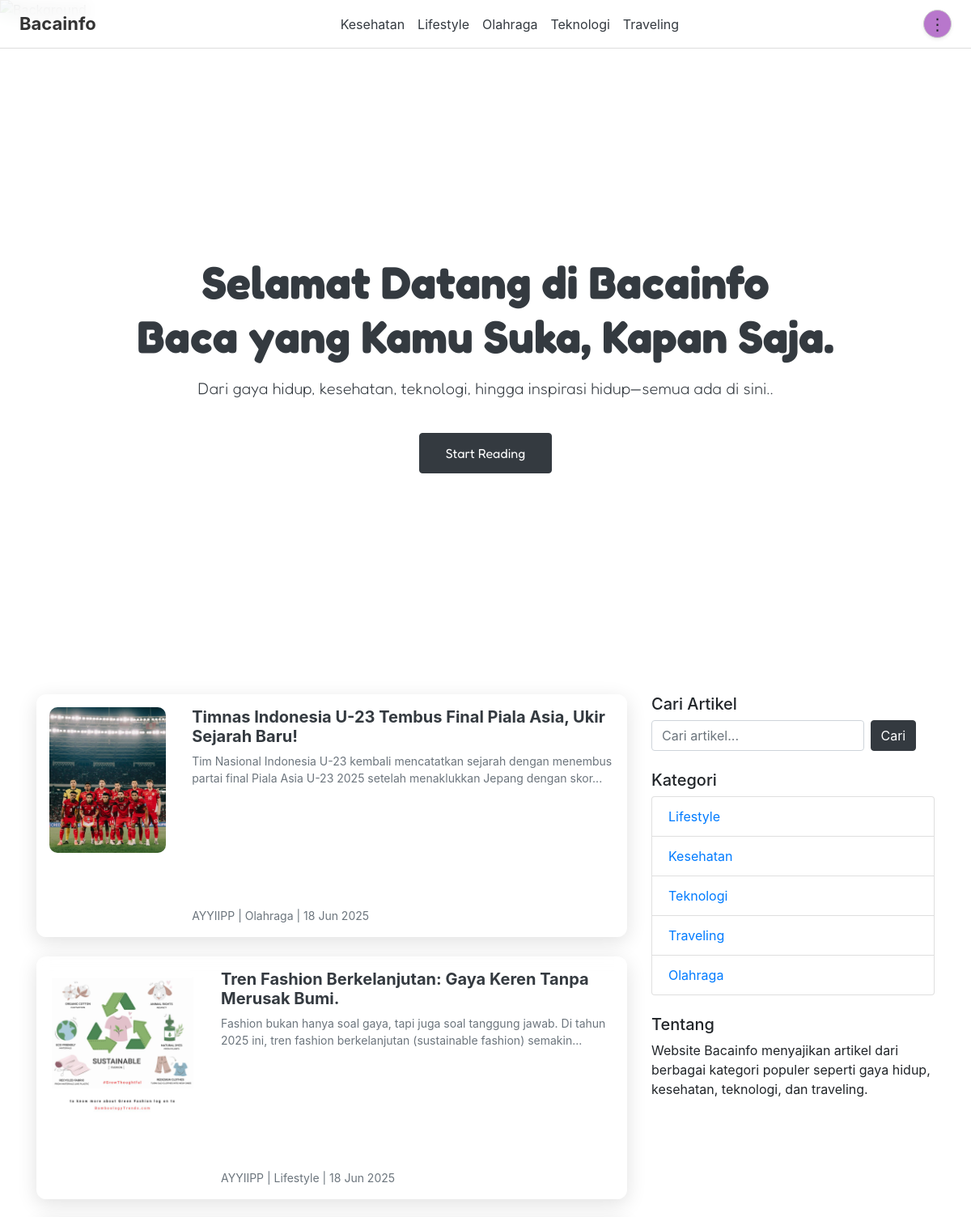
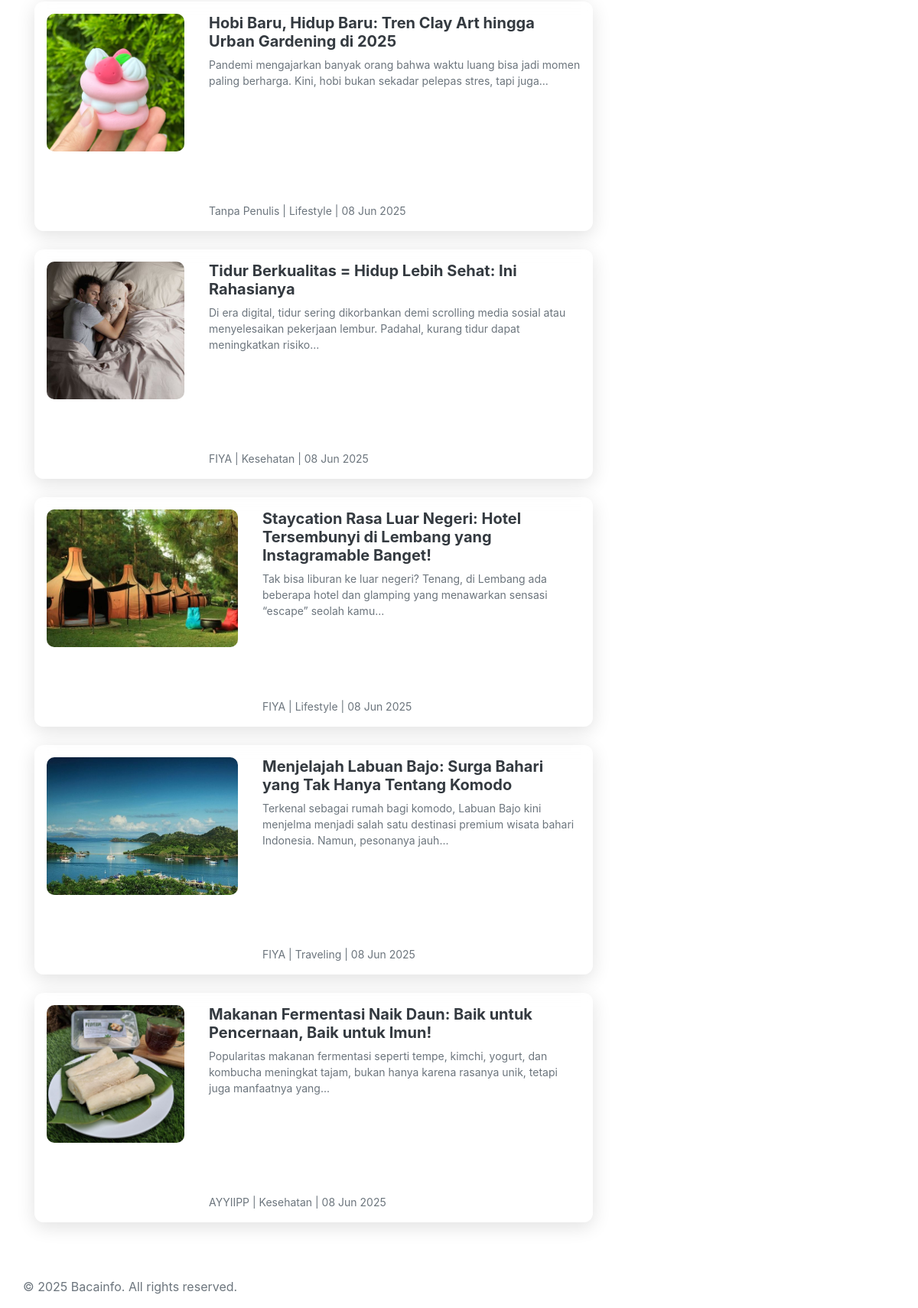
Screenshot of /UASWEB/index.php with the database file from the repository (2 pictures, top to bottom).
### tables this page shows
CREATE TABLE `category` (
  `id` int NOT NULL,
  `nama` varchar(100) DEFAULT NULL,
  `description` text
);

CREATE TABLE `article` (
  `id` int NOT NULL,
  `date` varchar(20) DEFAULT NULL,
  `title` varchar(255) DEFAULT NULL,
  `content` text,
  `picture` varchar(255) DEFAULT NULL
);

### UASWEB/index.php (the view, shortened to what this page needs)
  <?php
  include("koneksi.php");
  ?>
  <!DOCTYPE html>
  <html lang="en">
  <head>
    <link rel="stylesheet" href="https://cdn.jsdelivr.net/npm/bootstrap@4.6.2/dist/css/bootstrap.min.css">
    <link href="https://cdn.jsdelivr.net/npm/bootstrap-icons@1.10.5/font/bootstrap-icons.css" rel="stylesheet">
    <link rel="stylesheet" href="emm.css?v=2">
  </head>
  <body>
<div class="background-wrapper">
  <img src="img/bgkategori.jpg" alt="Background">
</div>
<div class="overlay">
<div class="fixed-navbar d-flex justify-content-between align-items-center px-4" style="background: rgba(255,255,255,0.8); backdrop-filter: blur(10px); height: 60px; z-index: 1000;">
<div class="font-weight-bold" style="font-size: 22px; color: #333;">
    Bacainfo
  </div>
  <div class="d-flex flex-wrap justify-content-center align-items-center">
    <?php
    $kategori_nav = mysqli_query($koneksi, "SELECT * FROM category ORDER BY nama ASC");
    while ($k = mysqli_fetch_assoc($kategori_nav)) {
      echo '<a href="kategori.php?kategori=' . urlencode($k['nama']) . '" class="nav-link text-dark px-2">' . htmlspecialchars($k['nama']) . '</a>';
    }
    ?>
  </div>
  <div class="d-flex align-items-center">
    <div class="dropdown">
      <button class="btn btn-sm shadow-sm" type="button" id="dropdownMenuButton" data-toggle="dropdown" aria-haspopup="true" aria-expanded="false"
        style="background-color:rgb(184, 119, 204); border: 1px solid #ccc; border-radius: 50%; font-size: 20px; width: 35px; height: 35px; display: flex; align-items: center; justify-content: center;">
        &#8942;
      </button>
    </div>
  </div>
</div>
<section class="hero-section text-dark text-center py-5" style="background-color: transparent; font-family: 'Fredoka', sans-serif;">
  <div class="container hero-content">
    <h1 class="display-4 font-weight-bold" style="font-weight: 600;">
      Selamat Datang di Bacainfo<br>Baca yang Kamu Suka, Kapan Saja.
    </h1>
    <p class="lead mt-3" style="font-size: 1.25rem;">
      Dari gaya hidup, kesehatan, teknologi, hingga inspirasi hidup—semua ada di sini..
    </p>
    <a href="seluruh_artikel.php" class="btn btn-dark mt-4" style="padding: 0.75rem 2rem; font-size: 1rem;">
      Start Reading
    </a>
  </div>
</section>
  <div class="container mt-5">
    <div class="row" id="start-reading-section">
      <div class="col-md-8">
        <?php
        $sql = "SELECT a.*,
                GROUP_CONCAT(DISTINCT au.nickname SEPARATOR ', ') AS author,
                GROUP_CONCAT(DISTINCT c.nama SEPARATOR ', ') AS category
                FROM article a
                LEFT JOIN article_author aa ON a.id = aa.article_id
                LEFT JOIN author au ON aa.author_id = au.id
                LEFT JOIN article_category ac ON a.id = ac.article_id
                LEFT JOIN category c ON ac.category_id = c.id
                GROUP BY a.id
                ORDER BY a.date DESC
                LIMIT 7";
        $hasil = mysqli_query($koneksi, $sql);
        if (mysqli_num_rows($hasil) > 0) {
          while ($row = mysqli_fetch_assoc($hasil)) {
            $wordLimit = 20;
            $words = explode(" ", strip_tags($row["content"]));
            $artikel = implode(" ", array_slice($words, 0, $wordLimit));
            $image = !empty($row['picture']) ? 'img/' . $row['picture'] : 'img/default.jpg';
        ?>
        <div class="article-card horizontal mb-4">
          <img src="<?= $image ?>" alt="Gambar Artikel">
          <div class="pl-3 d-flex flex-column justify-content-between">
            <div>
              <h5 class="mb-2">
                <a href="berita.php?id=<?= $row['id']; ?>" class="text-dark font-weight-bold" style="text-decoration:none;">
                  <?= $row['title']; ?>
                </a>
              </h5>
              <p class="text-muted small mb-2"><?= $artikel ?>...</p>
            </div>
            <div class="text-muted small">
              <?= $row['author'] ?? 'Tanpa Penulis'; ?> |
              <?= $row['category'] ?? 'Tanpa Kategori'; ?> |
              <?= date('d M Y', strtotime($row['date'])); ?>
            </div>
          </div>
        </div>
        <?php
          }
        }
        ?>
      </div>
<div class="col-md-4">
  <div class="mb-4">
    <h5>Cari Artikel</h5>
    <form action="search.php" method="GET" class="form-inline">
      <input type="text" name="keyword" class="form-control mr-2 w-75" placeholder="Cari artikel...">
      <button type="submit" class="btn btn-dark">Cari</button>
    </form>
  </div>
  <div class="mb-4">
    <h5>Kategori</h5>
    <ul class="list-group">
      <?php
      $kategori = mysqli_query($koneksi, "SELECT * FROM category");
      while ($k = mysqli_fetch_assoc($kategori)) {
        echo "<li class='list-group-item'><a href='kategori.php?kategori=" . urlencode($k['nama']) . "'>" . $k['nama'] . "</a></li>";
      }
      ?>
    </ul>
  </div>
  <div class="mb-4">
    <h5>Tentang</h5>
    <p>Website Bacainfo menyajikan artikel dari berbagai kategori populer seperti gaya hidup, kesehatan, teknologi, dan traveling.</p>
  </div>
</div>
  <footer class="text-center mt-5 mb-3 text-muted">
    &copy; <?= date('Y') ?> Bacainfo. All rights reserved.
  </footer>
  </div>
  </body>
  </html>

### UASWEB/emm.css (style rules this page uses)
.hero-section { height: 90vh !important; min-height: 400px; position: relative; color: rgb(242, 242, 242); display: flex; align-items: center; justify-content: center; text-align: center; }
.hero-section::before { content: ""; position: absolute; top: 0; left: 0; width: 100%; height: 100%; background: rgba(255, 255, 255, 0.2); backdrop-filter: blur(6px); z-index: 1; }
.hero-content { position: relative; z-index: 2; }
.article-card { min-height: 300px; padding: 16px; position:relative; display:flex; flex-direction:column; overflow:hidden; background:rgba(255,255,255,0.08); border:1px solid rgba(255,255,255,0.22); border-radius:18px; backdrop-filter:blur(14px); -webkit-backdrop-filter:blur(14px); box-shadow:0 6px 24px rgba(0,0,0,0.12); transition:transform .35s ease, box-shadow .35s ease; }
.article-card::before { content:""; position:absolute; inset:0; background:linear-gradient(135deg, rgba(255,255,255,0.25) 0%, rgba(255,255,255,0.05) 60%); pointer-events:none; opacity:0; transition:opacity .4s ease; }
.article-card img { width: 160px; height: 110px; object-fit: cover; border-radius: 10px 0 0 10px; }
.article-card { background-color: #b49fc2; border-radius: 10px; padding: 15px; display: flex; flex-direction: column; height: 100%; position: relative; }
.article-card.horizontal { max-height: 140px; overflow: hidden; }
.article-card.horizontal img { width: 220px; height: 140px; object-fit: cover; }
.article-card.horizontal { display: flex; flex-direction: row; align-items: stretch; background: rgba(255,255,255,0.1); padding: 15px; border-radius: 12px; gap: 16px; backdrop-filter: blur(10px); -webkit-backdrop-filter: blur(10px); transition: transform 0.3s ease; }
.article-card.horizontal img { border-radius: 10px; }
.overlay { background: rgba(255, 255, 255, 0.06); backdrop-filter: blur(10px); -webkit-backdrop-filter: blur(10px); min-height: 100%; padding-top: 90px; position: relative; z-index: 1; }

### UASWEB/index.php (style rules this page uses)
html, body { margin: 0; padding: 0; height: 100%; scroll-behavior: smooth; }
.background-wrapper img { width: 100%; height: 100%; object-fit: cover; position: fixed; top: 0; left: 0; z-index: -2; }
.overlay { background: rgba(255, 255, 255, 0.06); backdrop-filter: blur(10px); min-height: 100vh; padding-top: 90px; position: relative; z-index: 1; }
.fixed-navbar { position: fixed; top: 0; left: 0; right: 0; background-color: white; z-index: 1000; padding: 10px 20px; border-bottom: 1px solid #ddd; }
.article-card.horizontal { display: flex; flex-direction: row; align-items: stretch; background: rgba(255,255,255,0.1); padding: 15px; border-radius: 12px; gap: 16px; backdrop-filter: blur(10px); -webkit-backdrop-filter: blur(10px); transition: transform 0.3s ease; }
.article-card.horizontal img { width: 250px; height: 180px; object-fit: cover; border-radius: 10px; }

### rows the page displays
category: nama "Kesehatan"
category: nama "Lifestyle"
category: nama "Olahraga"
category: nama "Teknologi"
category: nama "Traveling"
article: picture (picture), title "Timnas Indonesia U-23 Tembus Final Piala Asia, Ukir Sejarah Baru!", artikel "Tim Nasional Indonesia U-23 kembali mencatatkan sejarah dengan menembus partai final Piala Asia U-23 2025 setelah menaklukkan Jepang dengan skor", author "AYYIIPP", category "Olahraga", date "18 Jun 2025"
article: picture (picture), title "Tren Fashion Berkelanjutan: Gaya Keren Tanpa Merusak Bumi.", artikel "Fashion bukan hanya soal gaya, tapi juga soal tanggung jawab. Di tahun 2025 ini, tren fashion berkelanjutan (sustainable fashion) semakin", author "AYYIIPP", category "Lifestyle", date "18 Jun 2025"
article: picture (picture), title "Hobi Baru, Hidup Baru: Tren Clay Art hingga Urban Gardening di 2025", artikel "Pandemi mengajarkan banyak orang bahwa waktu luang bisa jadi momen paling berharga. Kini, hobi bukan sekadar pelepas stres, tapi juga", author "Tanpa Penulis", category "Lifestyle", date "08 Jun 2025"
article: picture (picture), title "Tidur Berkualitas = Hidup Lebih Sehat: Ini Rahasianya", artikel "Di era digital, tidur sering dikorbankan demi scrolling media sosial atau menyelesaikan pekerjaan lembur. Padahal, kurang tidur dapat meningkatkan risiko", author "FIYA", category "Kesehatan", date "08 Jun 2025"
article: picture (picture), title "Staycation Rasa Luar Negeri: Hotel Tersembunyi di Lembang yang Instagramable Banget!", artikel "Tak bisa liburan ke luar negeri? Tenang, di Lembang ada beberapa hotel dan glamping yang menawarkan sensasi “escape” seolah kamu", author "FIYA", category "Lifestyle", date "08 Jun 2025"
article: picture (picture), title "Menjelajah Labuan Bajo: Surga Bahari yang Tak Hanya Tentang Komodo", artikel "Terkenal sebagai rumah bagi komodo, Labuan Bajo kini menjelma menjadi salah satu destinasi premium wisata bahari Indonesia. Namun, pesonanya jauh", author "FIYA", category "Traveling", date "08 Jun 2025"
article: picture (picture), title "Makanan Fermentasi Naik Daun: Baik untuk Pencernaan, Baik untuk Imun!", artikel "Popularitas makanan fermentasi seperti tempe, kimchi, yogurt, dan kombucha meningkat tajam, bukan hanya karena rasanya unik, tetapi juga manfaatnya yang", author "AYYIIPP", category "Kesehatan", date "08 Jun 2025"
